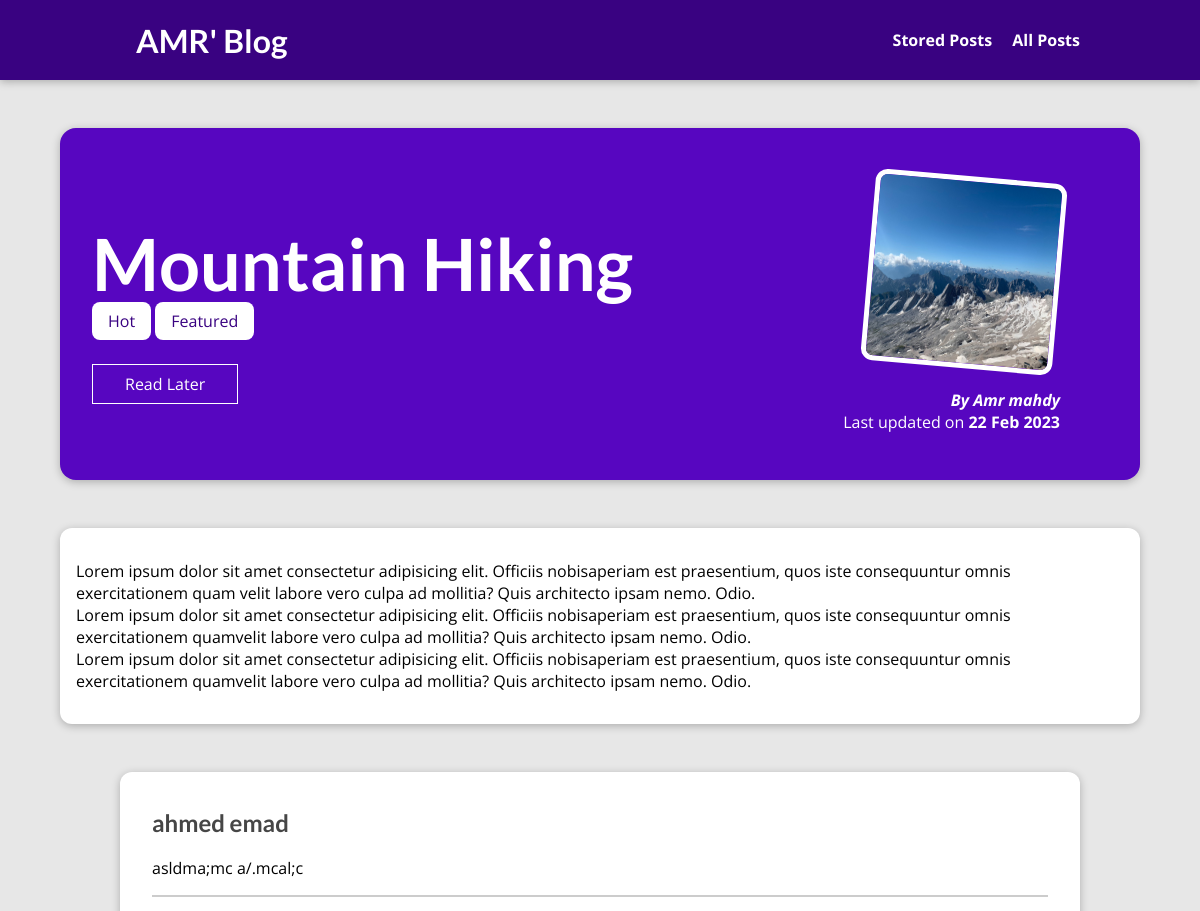
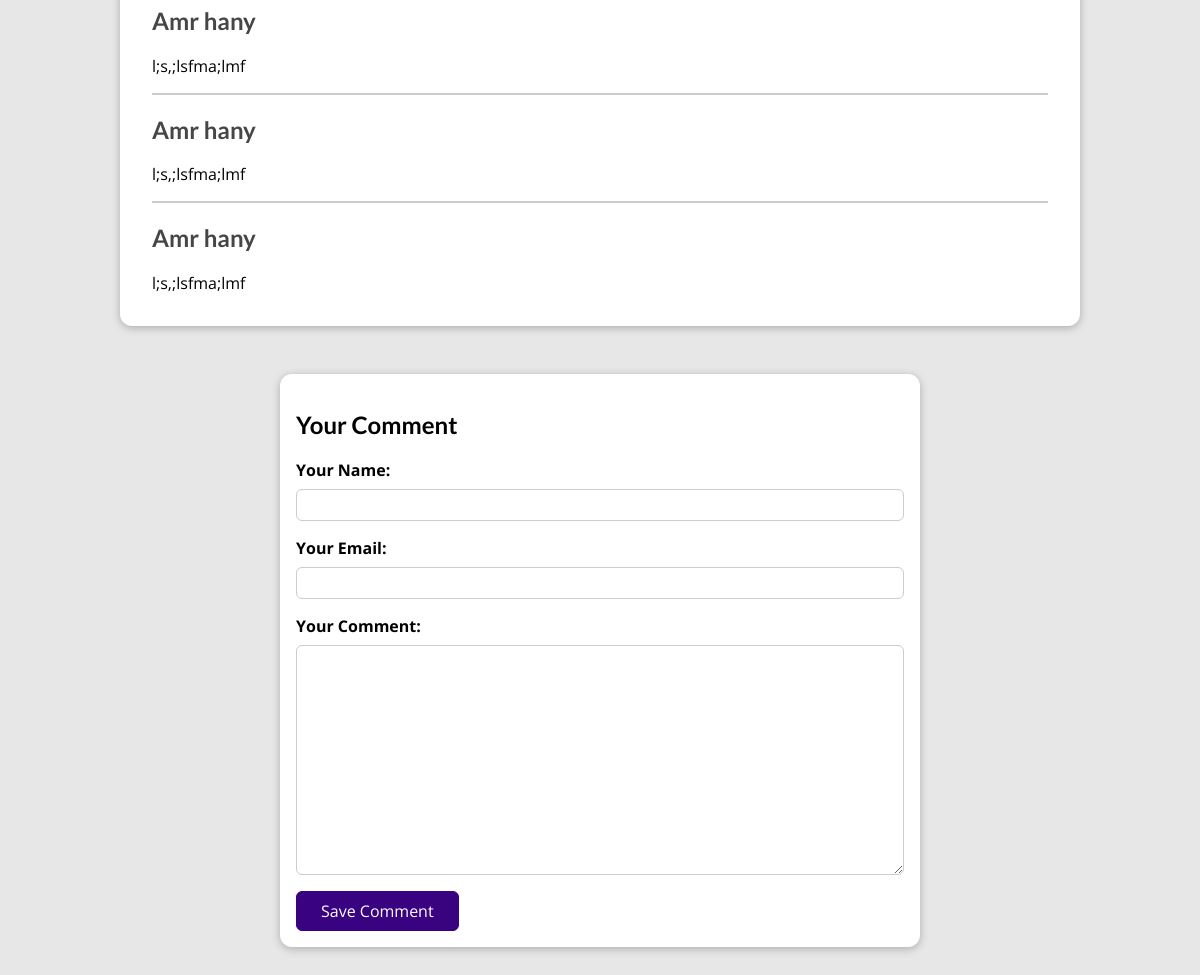
The page /posts/hike-in-the-mountains on the database its author committed (2 pictures, top to bottom).
### blog/models.py (models this page shows, shortened)
class Post(models.Model):
    title = models.CharField(max_length=50)
    author=models.ForeignKey(Author,on_delete=models.SET_NULL,null=True,related_name="posts")
    content=models.TextField(validators=[MinLengthValidator(10)])
    excrept=models.CharField(max_length=200)
    slug=models.SlugField(unique=True,db_index=True)
    img =models.ImageField(upload_to="posts",null=True)
    date=models.DateField( auto_now=True)
    tags =models.ManyToManyField(Tag)

class Tag (models.Model):
    caption =models.CharField( max_length=50)

class Author (models.Model):
    first_name =models.CharField(max_length=50)
    last_name =models.CharField(max_length=50)
    email_address = models.EmailField(max_length=254)
    def __str__(self):
        return f"{self.first_name} {self.last_name}"

class Comment(models.Model):
    user_name = models.CharField( max_length=150)
    user_email = models.EmailField(max_length=254)
    text = models.TextField(max_length=400)
    post = models.ForeignKey(Post, on_delete=models.CASCADE, related_name="comments")

### blog/views.py (the view, shortened to what this page needs)
# urls.py: path("posts/<slug:slug>", views.SinglePostView.as_view(),
class SinglePostView (View):
    def is_stored_post(self,request,post_id):
        stored_posts = request.session.get("stored_posts")
        if stored_posts is not None:
         is_saved_for_later = post_id in stored_posts
        else:
            is_saved_for_later =False
        return is_saved_for_later
    def get(self,request,slug):
        post =Post.objects.get(slug=slug)
        context ={
            "post":post,
            "tags":post.tags.all(),
            "comment_form":CommentForm(),
            "comments":post.comments.all().order_by("-id"),
            "saved_for_later":self.is_stored_post(request,post.id)
        }
        return render(request, "blog/post-detail.html",context)

### blog/forms.py
class CommentForm (forms.ModelForm):
    class Meta:
        model=Comment
        exclude=["post"]
        labels ={
            "user_name":"Your Name",
            "user_email":"Your Email",
            "text":"Your Comment"
        }

### blog/templates/blog/post-detail.html (shortened to what this page needs)
{% extends "base.html" %}
{% load static %}
{% block css_files %}
<link rel="stylesheet" href="{% static "blog/post-detail.css" %}" />
{% endblock %}
{% block content %}
<section id="summary">
  <h2>{{ post.title }}</h2>
  <div>
    {% for tag in tags%}
    <span class="tag"> {{tag.caption}}</span>
    {%endfor%}
  </div>
  <div id="read-later">
    <form action="{%url "read-later"%}" method="POST">
    <button>
      {% if saved_for_later %}Remove from "Read Later" list{% else %}Read Later{% endif %}
    </button>
    </form>
  </div>
  <article>
    <img src="{{post.img.url}}" alt="{{ post.title }}" />
    <address>By <a href="mailto:{{post.author.emai_address}}">{{ post.author }}</a></address>
    <div>Last updated on <time>{{ post.date|date:"d M Y" }}</time></div>
  </article>
</section>
<main>
  {{ post.content|linebreaks }}
</main>
<section id="comments">
  <ul>
    {%for comment in comments%}
    <li>
      <h2>{{comment.user_name}}</h2>
      <p>{{comment.text|linebreaks}}</p>
    </li>
    {%endfor%}
  </ul>
</section>
<section id="comment-form">
  <h2>Your Comment</h2>
  <form method="POST" action="{% url "post-detail-page" post.slug%}">
    {%for form_field in comment_form%}
    <div class= "form-control {%if form_field.errors%}invalid{%endif%}">
      {{form_field.label_tag}}
      {{form_field}}
    </div>
    {%endfor%}
    <button>Save Comment</button>
  </form>
</section>
{% endblock %}

### templates/base.html (shortened to what this page needs)
{% load static %}
<!DOCTYPE html>
<html lang="en">
<head>
  <link rel="stylesheet" href="{% static "app.css" %}">
  {% block css_files %}{% endblock %}
</head>
<body>
  <header id="main-navigation">
    <h1><a href="{% url "starting-page" %}">AMR' Blog</a></h1>
    <nav>
      <a href="{% url "read-later" %}">Stored Posts</a>
      <a href="{% url "posts-page" %}">All Posts</a>
    </nav>
  </header>
  {% block content %}
  {% endblock %}
</body>
</html>

### static/app.css (style rules this page uses)
* { box-sizing: border-box; }
html { font-family: 'Open Sans', 'Lato', sans-serif; }
body { margin: 0; }
h1, h2, h3 { font-family: 'Lato', sans-serif; font-weight: bold; }
#main-navigation { width: 100%; height: 5rem; display: flex; justify-content: space-between; align-items: center; padding: 0 10%; position: absolute; top: 0; left: 0; }
#main-navigation a { text-decoration: none; color: white; font-weight: bold; margin-left: 1rem; }

### blog/static/blog/post-detail.css (style rules this page uses)
body { background-color: #e7e7e7; }
#main-navigation { background-color: #390281; box-shadow: 0 2px 8px rgba(0, 0, 0, 0.25); }
#summary { margin: 8rem auto 3rem auto; padding: 2rem; width: 90%; max-width: 90rem; border-radius: 16px; background-color: #5706c0; position: relative; box-shadow: 0 2px 8px rgba(0, 0, 0, 0.25); height: 22rem; }
#summary h2 { color: white; font-size: 4.5rem; margin-bottom: 0.25rem; }
#summary article { position: absolute; top: 2rem; right: 3rem; padding: 1rem 2rem; border-radius: 12px; text-align: right; color: white; }
#summary article img { width: 12rem; height: 12rem; border-radius: 12px; transform: rotateZ(5deg); border: 5px solid white; margin-bottom: 1rem; }
#summary address { font-weight: bold; }
#summary a { color: white; text-decoration: none; }
#summary time { font-weight: bold; }
#read-later { margin: 2rem 0; }
#read-later button { background-color: transparent; border: 1px solid white; padding: 0.5rem 2rem; font: inherit; color: white; cursor: pointer; }
main { width: 90%; max-width: 90rem; margin: 3rem auto; background-color: white; padding: 1rem; border-radius: 12px; box-shadow: 0 2px 8px rgba(0, 0, 0, 0.25); }
.tag { background-color: white; color: #390281; padding: 0.5rem 1rem; border-radius: 8px; }
#comment-form { margin: 3rem auto; width: 90%; max-width: 40rem; border-radius: 12px; background-color: white; box-shadow: 0 2px 8px rgba(0, 0, 0, 0.25); padding: 1rem; }
#comment-form button { font: inherit; background-color: #390281; color: white; border: 1px solid #390281; padding: 0.5rem 1.5rem; border-radius: 6px; cursor: pointer; }
.form-control { margin-bottom: 1rem; }
.form-control label { font-weight: bold; margin-bottom: 0.5rem; display: block; }
.form-control input, .form-control textarea { display: block; width: 100%; font: inherit; padding: 0.25rem; border-radius: 6px; border: 1px solid #ccc; }
#comments { margin: 3rem auto; width: 90%; max-width: 60rem; border-radius: 12px; background-color: white; box-shadow: 0 2px 8px rgba(0, 0, 0, 0.25); padding: 1rem 2rem; }
#comments ul { list-style: none; margin: 0; padding: 0; }
#comments li { margin-bottom: 1rem; border-bottom: 2px solid #ccc; }
#comments li:last-of-type { border-bottom: none; }
#comments h2 { color: #464646; }

### rows shown on the page
Post: title "Mountain Hiking", img (picture), author "Amr mahdy", date "22 Feb 2023", content "Lorem ipsum dolor sit amet consectetur adipisicing elit. Officiis nobisaperiam est praesentium, quos iste consequuntur omnis exercitationem quam velit labore vero culpa ad mollitia? Quis architecto ipsam nemo. Odio. Lorem ipsum dolor sit amet consectetur adipisicing elit. Officiis nobisaperiam est praesentium, quos iste consequuntur omnis exercitationem quamvelit labore vero culpa ad mollitia? Quis architecto ipsam nemo. Odio. Lorem ipsum dolor sit amet consectetur adipisicing elit. Officiis nobisaperiam est praesentium, quos iste consequuntur omnis exercitationem quamvelit labore vero culpa ad mollitia? Quis architecto ipsam nemo. Odio."
Tag: caption "Hot"
Tag: caption "Featured"
Comment: user_name "ahmed emad", text "asldma;mc a/.mcal;c"
Comment: user_name "Amr hany", text "l;s,;lsfma;lmf"
Comment: user_name "Amr hany", text "l;s,;lsfma;lmf"
Comment: user_name "Amr hany", text "l;s,;lsfma;lmf"
